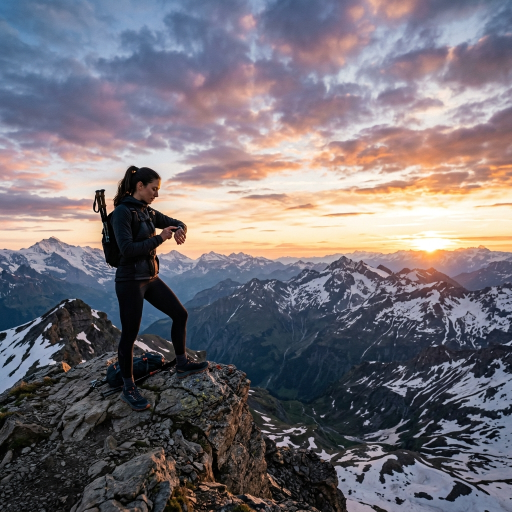
#> input picture assets/bg-hero.png, 1024 x 1024 px (shown at 1/2 size)
$ python add_logo.py
#> lines starting #> are read from the running program, lines starting #| are printed output that depends on the picture
from PIL import Image, ImageDraw, ImageFont

bg_path = "assets/bg-hero.png"
logo_path = "assets/logo.png"
out_path = "assets/og-image.jpg"

# Open original background
bg = Image.open(bg_path).convert("RGBA")

# Resize to width 600 to keep it lightweight for WhatsApp
bg_w, bg_h = bg.size
#> bg_w = 1024; bg_h = 1024
ratio = 600 / float(bg_w)
#> ratio = 0.586
new_h = int(float(bg_h) * float(ratio))
#> new_h = 600
bg = bg.resize((600, new_h), Image.Resampling.LANCZOS)
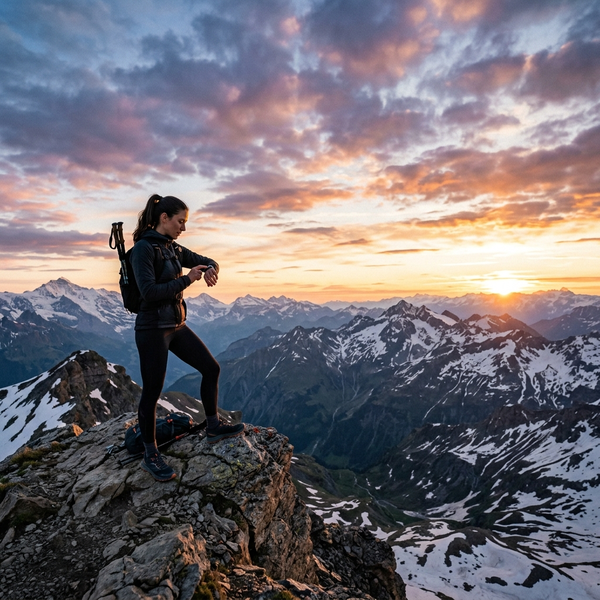
#> bg: PIL image 600x600 RGBA; mean R, G, B, A 117.3, 111.9, 118.9, 255

# Create a dark overlay to make logo pop
overlay = Image.new('RGBA', bg.size, (0,0,0, 100))
bg = Image.alpha_composite(bg, overlay)
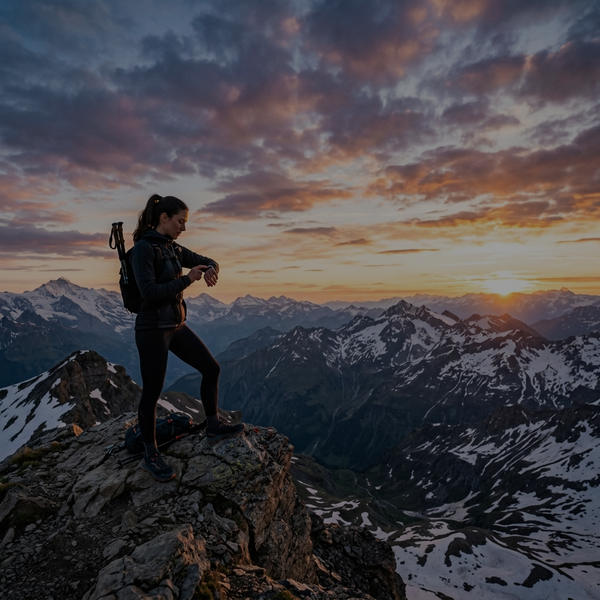
#> bg: PIL image 600x600 RGBA; mean R, G, B, A 71.3, 68, 72.3, 255

# Load logo
#> (the run stopped early here; a loop or call above may not have finished)

$ run again, with assets/bg-1.png copied over assets/bg-hero.png
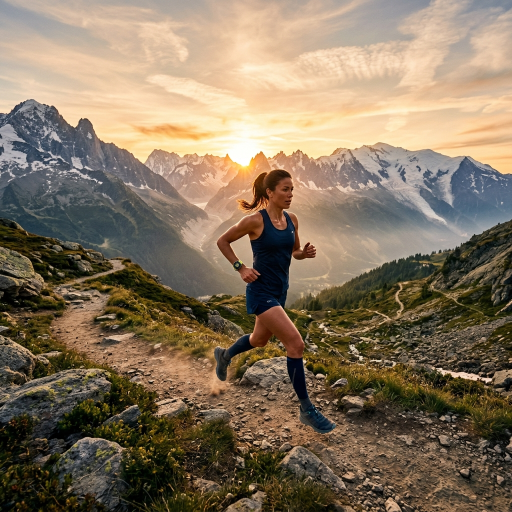
#> input picture assets/bg-1.png, 1024 x 1024 px (shown at 1/2 size)
#> `bg = bg.resize((600, new_h), Image.Resampling.LANCZOS)`:
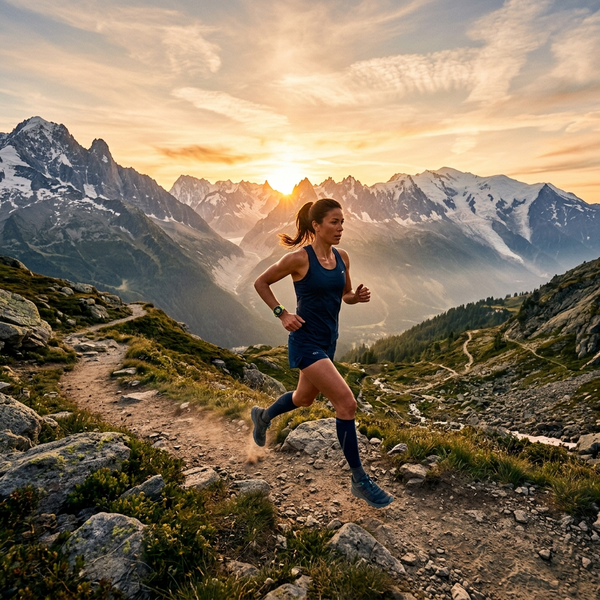
#> bg: PIL image 600x600 RGBA; mean R, G, B, A 133.1, 116.3, 94.6, 255
#> `bg = Image.alpha_composite(bg, overlay)`:
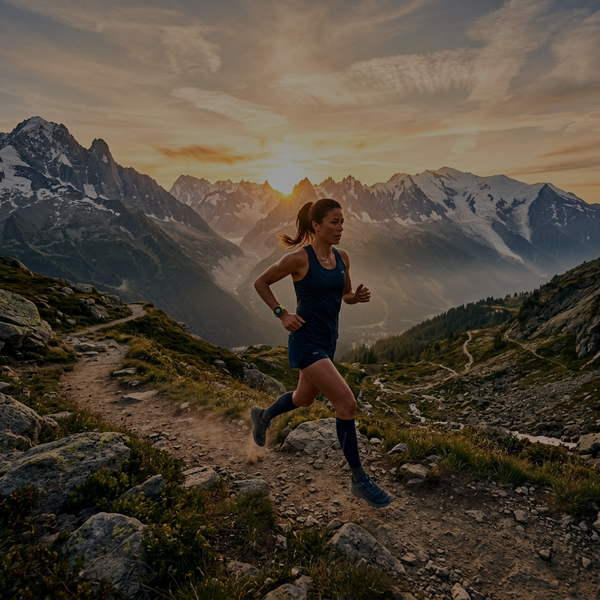
#> bg: PIL image 600x600 RGBA; mean R, G, B, A 80.9, 70.7, 57.5, 255

$ run again, with assets/bg-2.png copied over assets/bg-hero.png
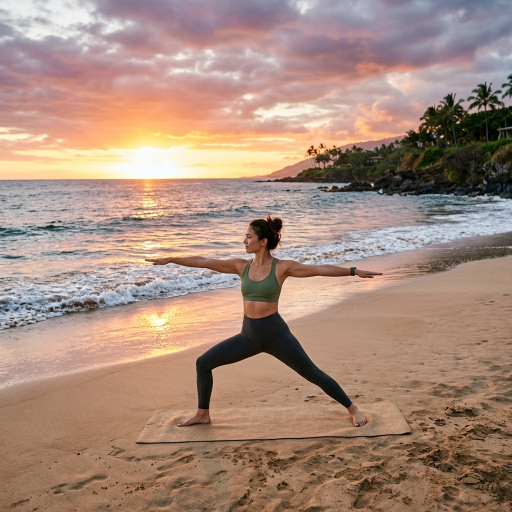
#> input picture assets/bg-2.png, 1024 x 1024 px (shown at 1/2 size)
#> `bg = bg.resize((600, new_h), Image.Resampling.LANCZOS)`:
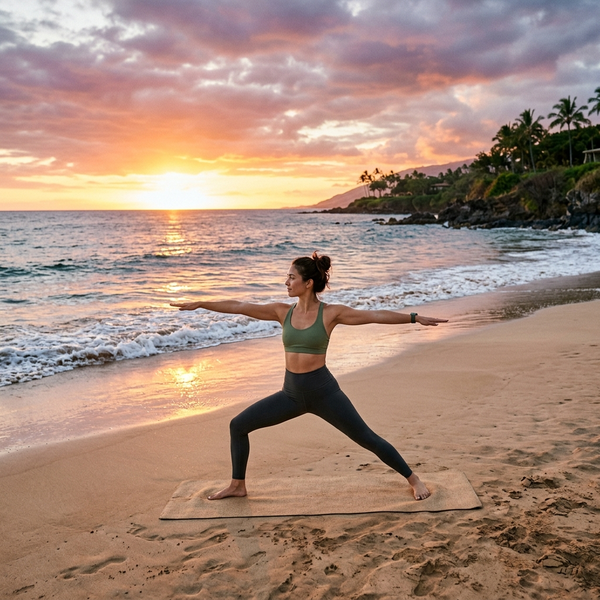
#> bg: PIL image 600x600 RGBA; mean R, G, B, A 167.6, 139.3, 124.8, 255
#> `bg = Image.alpha_composite(bg, overlay)`:
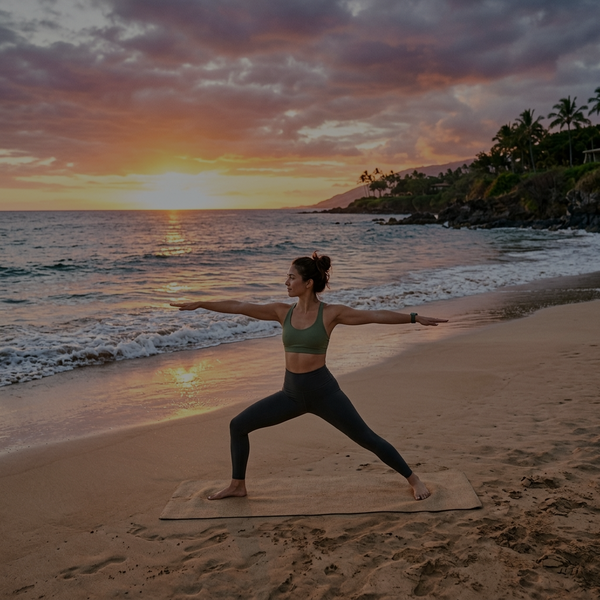
#> bg: PIL image 600x600 RGBA; mean R, G, B, A 101.9, 84.6, 75.9, 255

$ run again, with assets/bg-3.png copied over assets/bg-hero.png
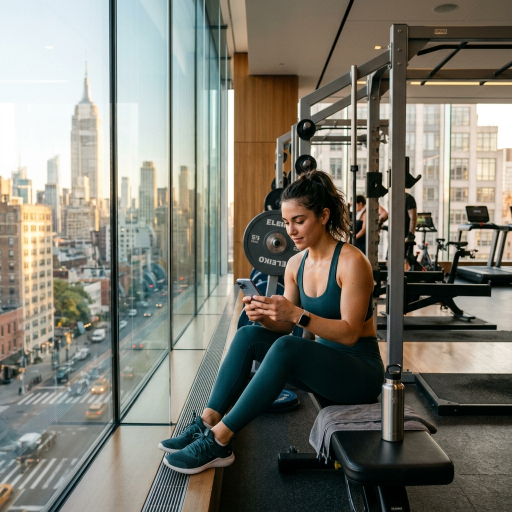
#> input picture assets/bg-3.png, 1024 x 1024 px (shown at 1/2 size)
#> `bg = bg.resize((600, new_h), Image.Resampling.LANCZOS)`:
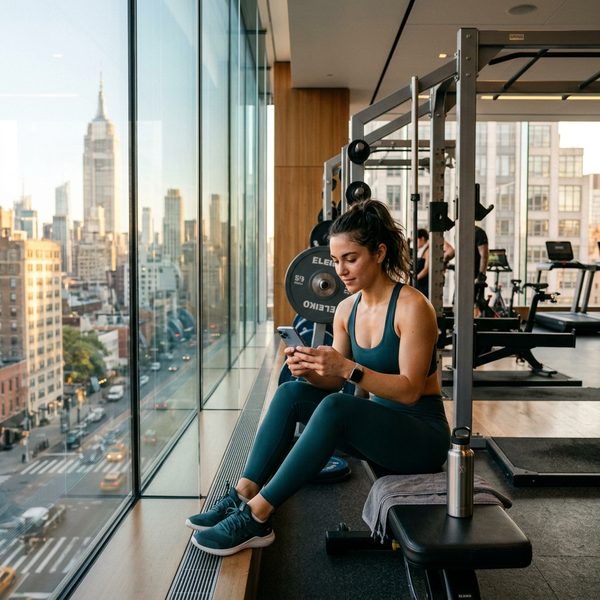
#> bg: PIL image 600x600 RGBA; mean R, G, B, A 125.2, 123.4, 113, 255
#> `bg = Image.alpha_composite(bg, overlay)`:
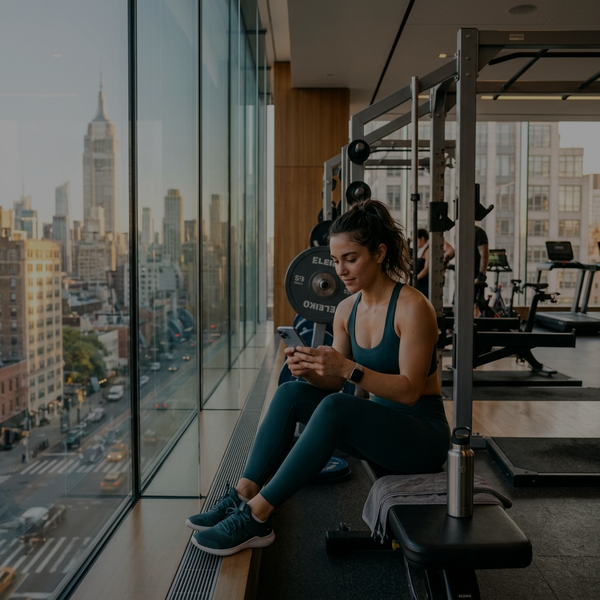
#> bg: PIL image 600x600 RGBA; mean R, G, B, A 76.1, 75, 68.7, 255
